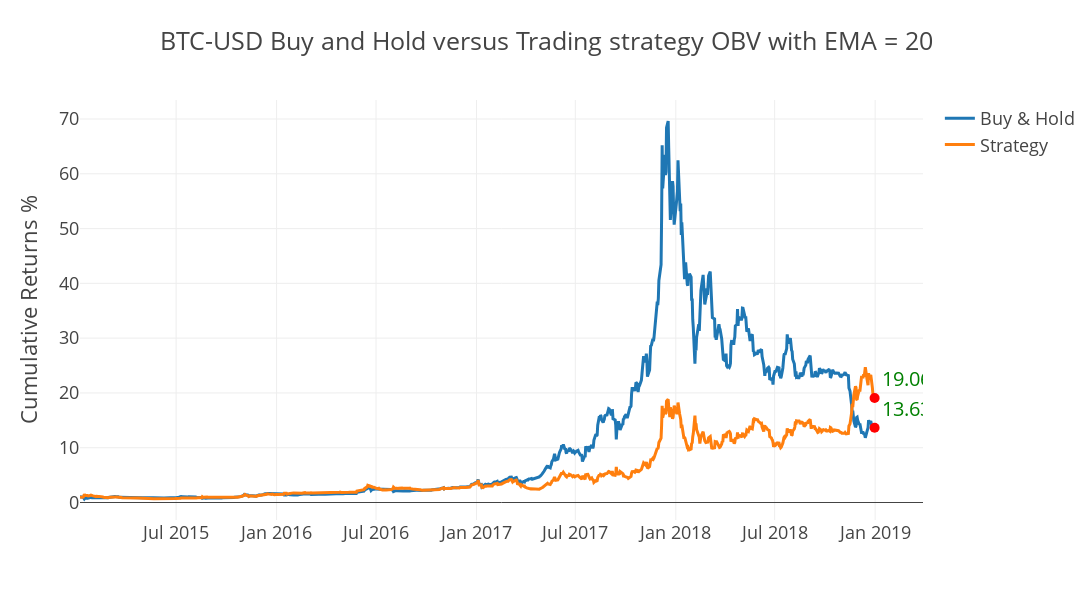

This figure's notebook cell:
### Code cell
tester.plot_results()

### Figure 1 — Plotly figure (JSON) as saved in the notebook; plotly's stock layout.template omitted (floating-point values rounded to 4 significant figures; data arrays with more than 128 entries replaced by an {"elided": "..."} marker saying what was removed)
{"data": [{"name": "Buy & Hold", "type": "scatter", "x": {"elided": "1004 str values"}, "y": {"elided": "1004 float values"}}, {"name": "Strategy", "type": "scatter", "x": {"elided": "1004 str values"}, "y": {"elided": "1004 float values"}}, {"marker": {"color": "red", "size": 10}, "mode": "markers+text", "showlegend": false, "text": ["13.635901589110215"], "textfont": {"color": "green", "size": 20}, "textposition": "top right", "type": "scatter", "x": ["2018-12-31T00:00:00"], "y": [13.64]}, {"marker": {"color": "red", "size": 10}, "mode": "markers+text", "showlegend": false, "text": ["19.06745720718717"], "textfont": {"color": "green", "size": 20}, "textposition": "top right", "type": "scatter", "x": ["2018-12-31T00:00:00"], "y": [19.07]}], "layout": {"height": 600, "title": {"text": "BTC-USD Buy and Hold versus Trading strategy OBV with EMA = 20"}, "width": 1400, "yaxis": {"title": {"text": "Cumulative Returns %"}}}}
